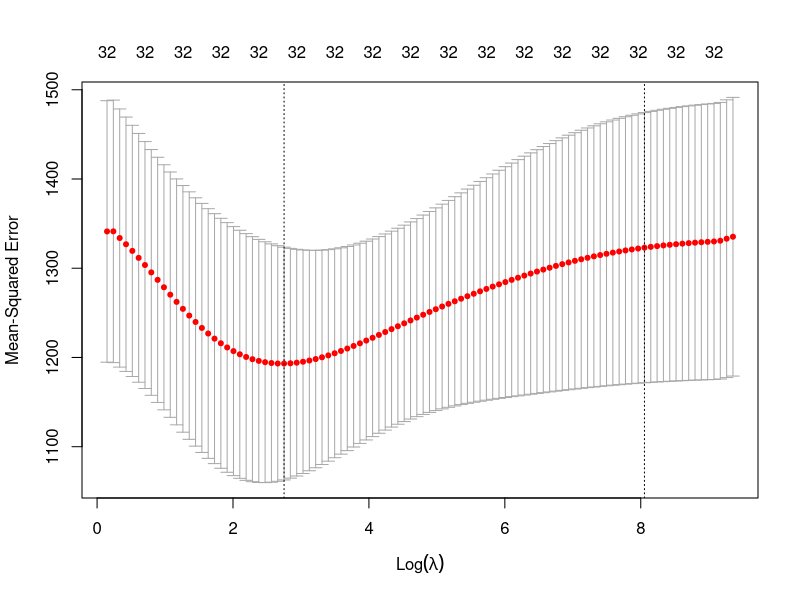
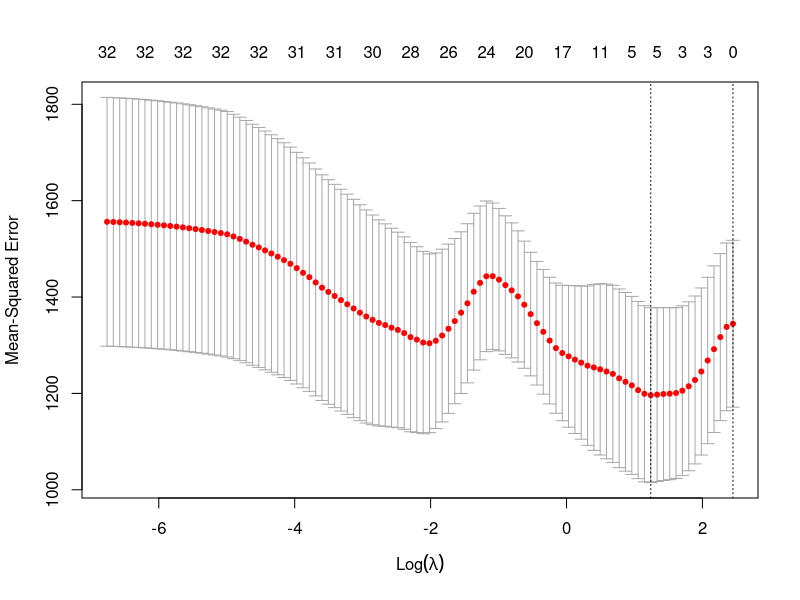
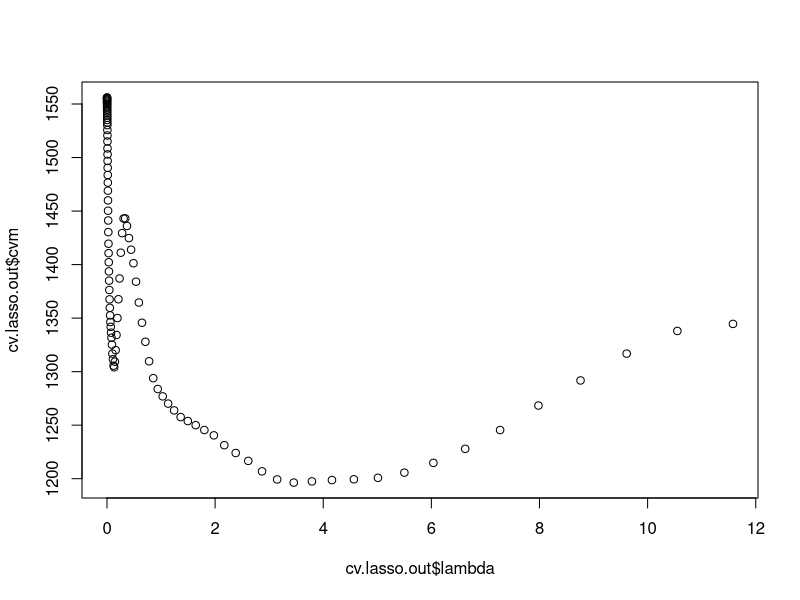
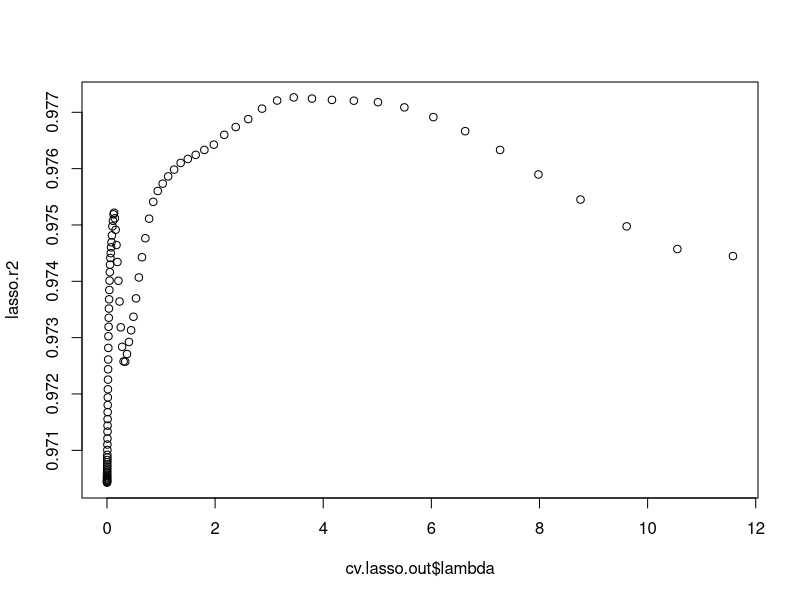

Write the R code that produced these figures, in order.
library(glmnet)

cancer = read.table("data/r_breast_cancer.data.txt",header=T,sep=",")

# ====
# Separation des donnees cancer en data et label 
# ====
data <- cancer
data$Time <- NULL
label <- cancer$Time

data.dim <- dim(data)

# 1 - Separation des donnees en test, app
napp <- round(2/3*data.dim[1])
indice <- sample(1:data.dim[1], napp)

data.train <- data[indice,]
data.test <- data[-indice,]

data.train.dim <- dim(data.train)

label.train <- label[indice]
label.test <- label[-indice]

# 2 - Seperation des data de train en train et cv 
ncv <- round(1/3*napp)
indice.cv <- sample(1:data.train.dim[1],ncv)

data.cv <- data.train[indice.cv,]
data.train <- data.train[-indice.cv,]

# 2 - Centre reduire en fonction de notre apprentissage
# Scaling donnees app
data.train.sd <- apply(data.train, 2, sd)
data.train.mean <- colMeans(data.train)
data.train <- as.data.frame(scale(data.train))

label.cv <- label.train[indice.cv]
label.train <- label.train[-indice.cv]

# Scaling donnees cv
for(i in 1:data.dim[2]){
  data.cv[,i]<-(data.cv[,i]-data.train.mean[i])/data.train.sd[i]
}

# ==== Ridge Regression ===
# Pour le ridge regression, on a besoin de notre matrice avec deja un intercept, 
# il faut donc lui ajouter dans nos datas
# ===
# Nous ne pouvions pas le faire avant, car nous avons du centre reduire nos valeurs 
# il faut donc le faire apres
# A noter ici que nous allons utiliser la fonction cv.glmnet qui utilise deja
# le CV 

# Ajout de l'intercept a nos data
# On a besoin d'utiliser cette fonction pour que ca marche avec glmnet
data.train <- model.matrix(label.train ~.,data.train)
cv.out <- cv.glmnet(data.train, label.train, alpha = 0)
plot(cv.out)

data.cv <- model.matrix(label.cv~.,data.cv)

fit <- glmnet(data.train, label.train, lambda = cv.out$lambda.min, alpha=0)
ridge.pred <- predict(fit, s=cv.out$lambda.min,newx=data.cv)
print(mean(label.cv-ridge.pred)^2)


# ==== Lasso Regression ===
cv.lasso.out <- cv.glmnet(data.train, label.train, alpha = 1)
plot(cv.lasso.out)

fit.lasso <- glmnet(data.train, label.train, lambda = cv.lasso.out$lambda.min, alpha=0)
ridge.pred <- predict(fit.lasso, s=cv.out$lambda.min,newx=data.cv)
print(mean(label.cv-ridge.pred)^2)

plot(cv.lasso.out$lambda, cv.lasso.out$cvm)

# comme dans le cours, ce serait aussi simpa de pouvoir afficher l'evolution du R^2 en fonction du lambda
# on va donc devoir le calculer
label.train.mean = mean(label.train)
tss = sum((label.cv-label.train.mean)^2)
lasso.r2 <- rep(1,length(cv.lasso.out$lambda))
diff <- cv.lasso.out$cvm / tss
lasso.r2  <- lasso.r2 - diff

plot(cv.lasso.out$lambda, lasso.r2)

# == CHOSES A FAIRE ==
# Utiliser aussi le package rda, histoire de tester la derniere solution possible

# === Question PROF ===
# Dans nos jeux de donnees on a des echelles tres differentes pour nos parametres
# doit-on du coup scale nos features ?
# Si oui, dans ce cas la comment le faire pour la regression de ridge, car
# dans l'exemple du cours, on a rajouter l'intercept au debut 
# or on ne doit pas scale l'intercept si ?

# Est ce que le faire de cette facon pour le model.matrix revient bien au meme 
# Pck j'ai l'impression que oui, et que ca ne rajoute juste qu'un intercept ..
# mais je prefererai en etre sur

# Avec la fonction cv.glmnet on fait deja au final notre CV
# du coup je ne sais pas trop trop si je dois utiliser directement les 
# datas de test ou si c'est mieux de faire avec les data.cvs
# pck au final plus on a de datas pour notre modele, mieux c'est !